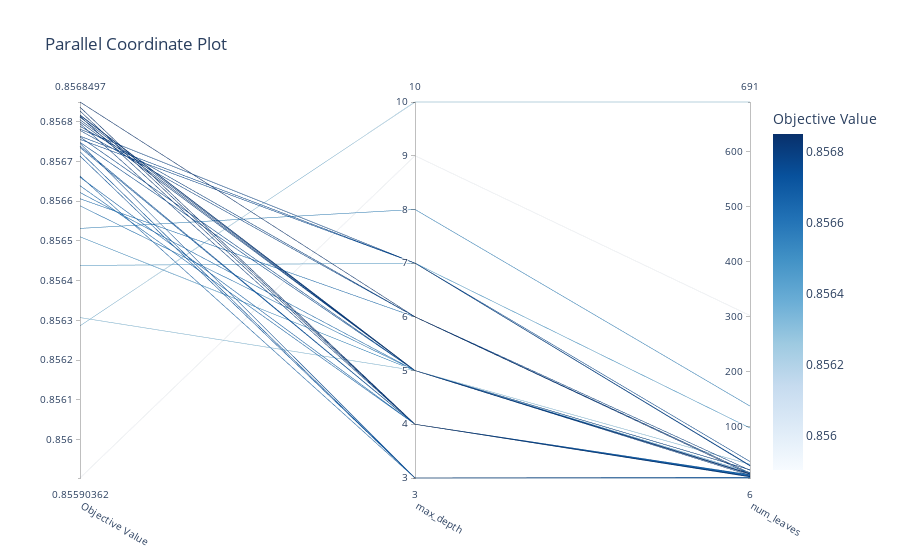

This figure's notebook cell:
### Code cell
# Interative version (won't work on github)
fig = plot_parallel_coordinate(
    study, 
    params=["max_depth", "num_leaves"]
)
fig.show()

### Figure 1 — Plotly figure (JSON) as saved in the notebook; plotly's stock layout.template omitted (floating-point values rounded to 4 significant figures)
{"data": [{"dimensions": [{"label": "Objective Value", "range": [0.8559, 0.8568], "values": [0.8565, 0.8563, 0.8559, 0.8568, 0.8563, 0.8564, 0.8567, 0.8565, 0.8566, 0.8567, 0.8568, 0.8568, 0.8567, 0.8568, 0.8566, 0.8568, 0.8566, 0.8568, 0.8567, 0.8568, 0.8567, 0.8568, 0.8567, 0.8568, 0.8568, 0.8568, 0.8566, 0.8568, 0.8567, 0.8568, 0.8568, 0.8567, 0.8568, 0.8568]}, {"label": "max_depth", "range": [3, 10], "values": [8, 5, 9, 5, 10, 7, 3, 5, 5, 3, 4, 4, 4, 6, 6, 6, 4, 4, 3, 7, 3, 6, 4, 4, 5, 5, 5, 7, 5, 5, 5, 4, 5, 7]}, {"label": "num_leaves", "range": [6, 691], "values": [137, 31, 302, 21, 691, 97, 7, 16, 21, 7, 8, 9, 9, 13, 15, 15, 11, 9, 6, 36, 6, 20, 10, 9, 13, 13, 13, 29, 14, 13, 11, 12, 14, 28]}], "labelangle": 30, "labelside": "bottom", "line": {"color": [0.8565, 0.8563, 0.8559, 0.8568, 0.8563, 0.8564, 0.8567, 0.8565, 0.8566, 0.8567, 0.8568, 0.8568, 0.8567, 0.8568, 0.8566, 0.8568, 0.8566, 0.8568, 0.8567, 0.8568, 0.8567, 0.8568, 0.8567, 0.8568, 0.8568, 0.8568, 0.8566, 0.8568, 0.8567, 0.8568, 0.8568, 0.8567, 0.8568, 0.8568], "colorbar": {"title": {"text": "Objective Value"}}, "colorscale": [[0, "rgb(247,251,255)"], [0.125, "rgb(222,235,247)"], [0.25, "rgb(198,219,239)"], [0.375, "rgb(158,202,225)"], [0.5, "rgb(107,174,214)"], [0.625, "rgb(66,146,198)"], [0.75, "rgb(33,113,181)"], [0.875, "rgb(8,81,156)"], [1, "rgb(8,48,107)"]], "reversescale": false, "showscale": true}, "type": "parcoords"}], "layout": {"title": {"text": "Parallel Coordinate Plot"}}}
